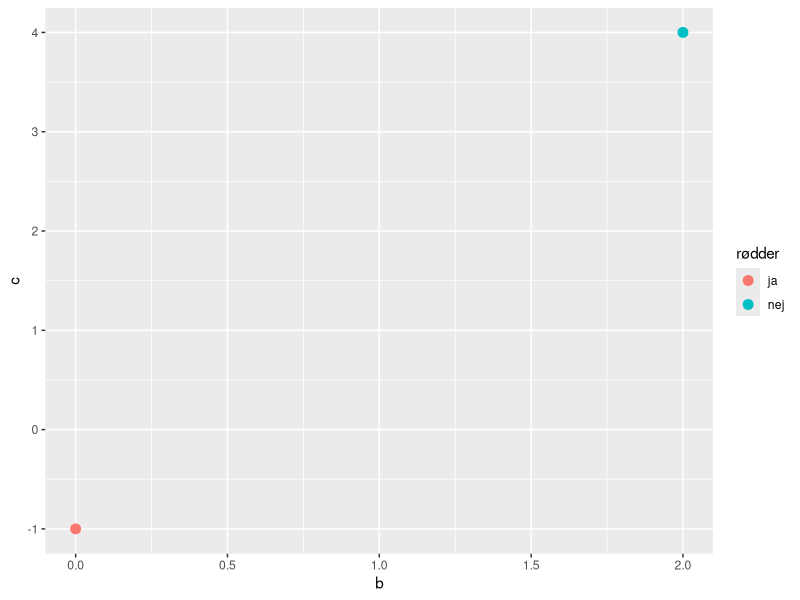

Here is the R script that generated this plot:
## ---- chunk 1
library(ggplot2)
ggplot(data.frame(b = c(0,2), c = c(-1,4), rødder = factor(c("ja", "nej")))) +
  geom_point(aes(x = b, y = c, col = rødder), cex=3)
